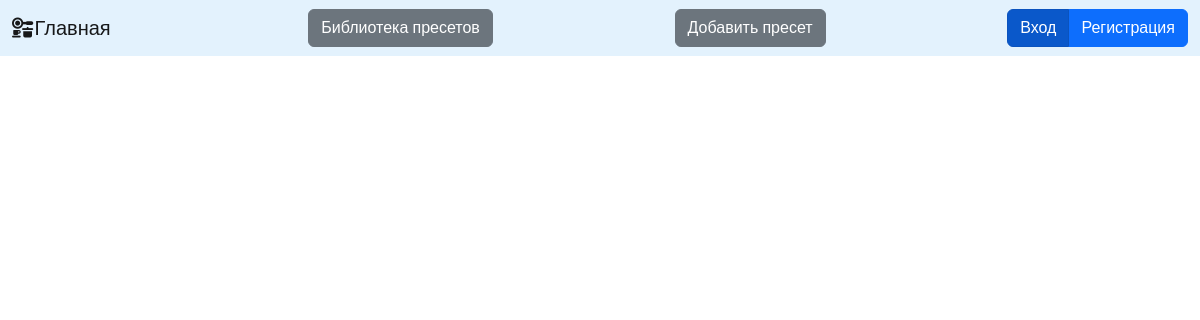
Before: / with the older database file.
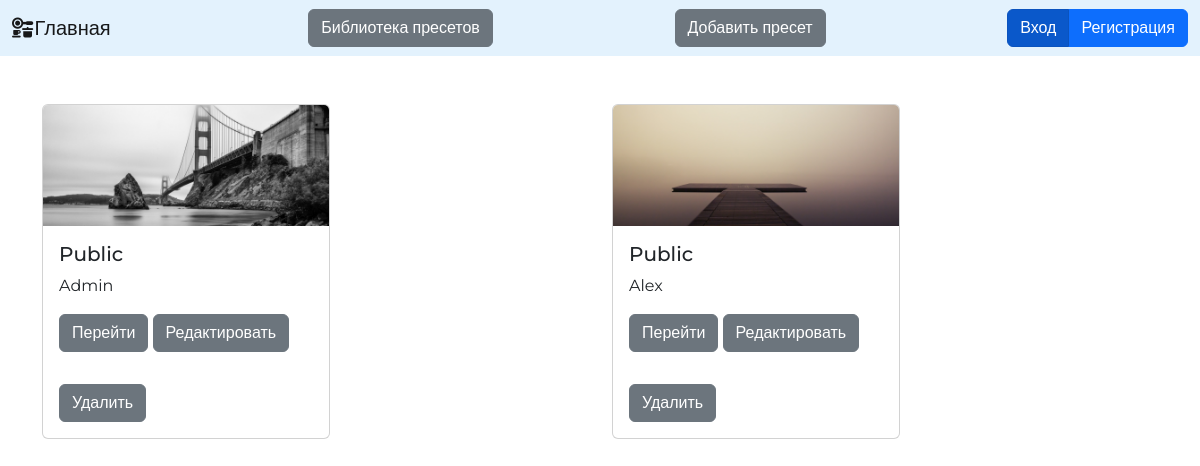
After: the same page with the newer database file.
### presets/models.py (models this page shows, shortened)
class Preset(models.Model):
    image = models.ImageField(upload_to=user_directory_path, verbose_name="Превью")
    title = models.CharField(max_length=255, verbose_name="Название")
    description = models.TextField(max_length=512, verbose_name="Описание")
    author = models.ForeignKey(User, on_delete=models.CASCADE)
    widget_set = models.CharField(max_length=255, null=True, blank=True, verbose_name="Набор виджетов")
    private = models.BooleanField(default=True, verbose_name="Приватный")
    uu_id = models.UUIDField(default=uuid.uuid4)
    archive = models.FileField(upload_to=user_directory_path)
    class Meta:
        verbose_name = "Пресет"
        verbose_name_plural = "Пресеты"

### presets/views.py (the view)
# urls.py: path('', ListPresetsView.as_view(), name="list"),
class ListPresetsView(ListView): ## Adaptive
    model = Preset
    template_name = "main.html"
    context_object_name = "presets"
    def get_context_data(self, *, object_list=None, **kwargs):
        context = super().get_context_data(**kwargs)
        if self.request.user.is_anonymous:
            presets = Preset.objects.filter(private=False)
        else:
            presets = Preset.objects.filter(Q(author=self.request.user) | Q(private=False))
        context['presets'] = presets
        return context

### templates/main.html
{% extends 'base.html' %}
{% block content %}
<section>
    <div class="container mt-5">
        <div class="row">
        {% for i in presets %}
        <div class="col">
        <div class="card" style="width: 18rem; margin-bottom:15px;">
          <img src="{{i.image}}" class="card-img-top" alt="{{i.id}}">
          <div class="card-body">
            <h5 class="card-title">{{i.title}}</h5>
            <p class="card-text">{{i.description}}</p>
            <a href="{% url 'detail' i.id %}" class="btn btn-secondary">Перейти </a>
            <a href="{% url 'edit' i.id %}" class="btn btn-secondary">Редактировать </a>
          </div>
            <p class="m-3"><a href="{% url 'delete' i.id %}" class="btn btn-secondary">Удалить </a></p>
        </div>
        </div>
        {% endfor %}
    </div>
    </div>
</section>
{% endblock %}

### templates/base.html (shortened to what this page needs)
<!doctype html>
<html lang="en">
<head>
    <link rel="stylesheet" href="https://cdn.jsdelivr.net/npm/bootstrap@5.2.0-beta1/dist/css/bootstrap.min.css">
    <link rel="stylesheet" href="https://cdnjs.cloudflare.com/ajax/libs/font-awesome/6.1.1/css/all.min.css">
</head>
{% load static %}
<body style="font-family: 'Montserrat', sans-serif;">
<nav class="navbar" style="background-color: #e3f2fd; position:sticky; top:0;z-index:100;">
  <div class="container-fluid">
    <a class="navbar-brand" href="/"><i class="fa-solid fa-kitchen-set"></i>Главная </a>
       <a href="{% url 'library_presets' %}" class="btn btn-secondary">Библиотека пресетов </a>
       <a href="{% url 'create' %}" class="btn btn-secondary">Добавить пресет </a>
        {% if user.id != None %}
      <div class="dropdown">
            <button class="btn btn-secondary dropdown-toggle" type="button" data-bs-toggle="dropdown" aria-expanded="false">
             {{ user }}
            </button>
            <ul class="dropdown-menu dropdown-menu-end" >
             <li><a class="dropdown-item" href="{% url 'create' %}">Добавить пресет</a></li>
                <hr>
             <li><a class="dropdown-item" href="{% url 'private' %}">Мои пресеты</a></li>
             <li><a class="dropdown-item" href="#">Something else here</a></li>
                <hr>
             <li><a class="dropdown-item" href="{% url 'logout' %}">Выйти</a></li>
            </ul>
        </div>
        {% else %}
            <div class="btn-group">
                <a href="{% url 'sign_in' %}" class="btn btn-primary active" aria-current="page">Вход</a>
                <a href="{% url 'sign_up' %}" class="btn btn-primary">Регистрация</a>
            </div>
        {% endif %}
  </div>
</nav>
{% block content %}
{% endblock %}
</body>
</html>

Changed rows visible on the page:
added Preset: image (picture), title "Public", description "Admin"
added Preset: image (picture), title "Public", description "Alex"
